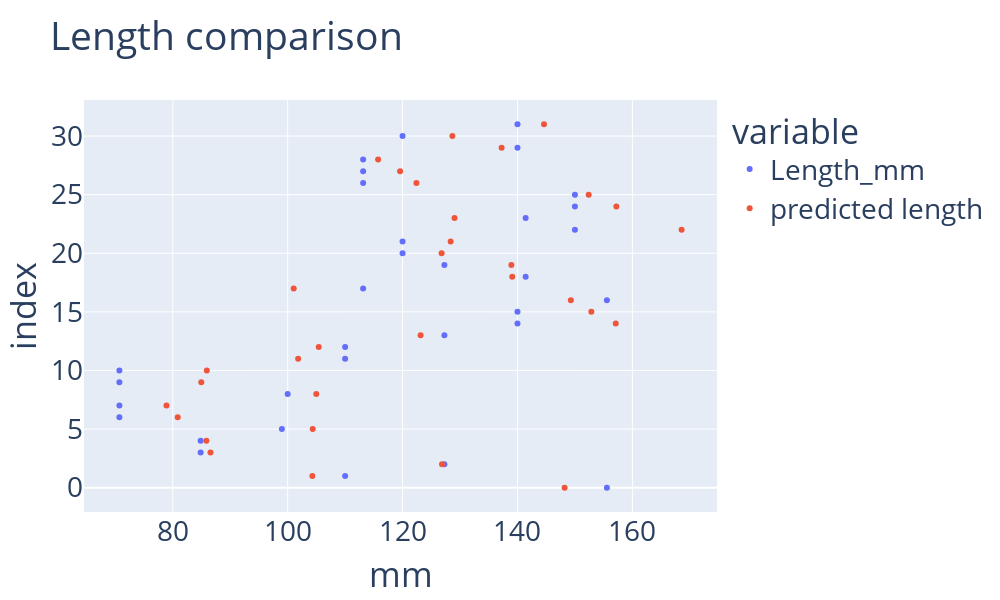

Notebook code for this chart:
### Code cell
import plotly.express as px
import numpy as np
import pandas as pd

data['index']=data.index

# Reshape the data to long format
data_long = pd.melt(data, id_vars='index', value_vars=['Length_mm', 'predicted length'], var_name='variable', value_name='mm')

# Create the scatter plot
fig = px.scatter(data_long, x='mm', y='index', color='variable', title='Length comparison', width=1000, height=600)
fig.update_layout(
    font=dict(
        size=28
    )
)
# add line


# Add a distribution plot by real length

fig.show()

### Figure 1 — Plotly figure (JSON) as saved in the notebook; plotly's stock layout.template omitted (floating-point values rounded to 4 significant figures)
{"data": [{"hovertemplate": "variable=Length_mm<br>mm=%{x}<br>index=%{y}<extra></extra>", "legendgroup": "Length_mm", "marker": {"color": "#636efa", "symbol": "circle"}, "mode": "markers", "name": "Length_mm", "orientation": "v", "showlegend": true, "type": "scatter", "x": [155.6, 110, 127.3, 84.85, 84.85, 98.99, 70.71, 70.71, 100, 70.71, 70.71, 110, 110, 127.3, 140, 140, 155.6, 113.1, 141.4, 127.3, 120, 120, 150, 141.4, 150, 150, 113.1, 113.1, 113.1, 140, 120, 140], "xaxis": "x", "y": [0, 1, 2, 3, 4, 5, 6, 7, 8, 9, 10, 11, 12, 13, 14, 15, 16, 17, 18, 19, 20, 21, 22, 23, 24, 25, 26, 27, 28, 29, 30, 31], "yaxis": "y"}, {"hovertemplate": "variable=predicted length<br>mm=%{x}<br>index=%{y}<extra></extra>", "legendgroup": "predicted length", "marker": {"color": "#EF553B", "symbol": "circle"}, "mode": "markers", "name": "predicted length", "orientation": "v", "showlegend": true, "type": "scatter", "x": [148.2, 104.3, 126.9, 86.57, 85.85, 104.4, 80.86, 78.9, 105.0, 84.96, 85.93, 101.8, 105.4, 123.1, 157.1, 152.9, 149.3, 101.1, 139.1, 138.9, 126.8, 128.4, 168.6, 129.0, 157.2, 152.4, 122.4, 119.6, 115.7, 137.2, 128.7, 144.6], "xaxis": "x", "y": [0, 1, 2, 3, 4, 5, 6, 7, 8, 9, 10, 11, 12, 13, 14, 15, 16, 17, 18, 19, 20, 21, 22, 23, 24, 25, 26, 27, 28, 29, 30, 31], "yaxis": "y"}], "layout": {"font": {"size": 28}, "height": 600, "legend": {"title": {"text": "variable"}, "tracegroupgap": 0}, "title": {"text": "Length comparison"}, "width": 1000, "xaxis": {"anchor": "y", "domain": [0, 1], "title": {"text": "mm"}}, "yaxis": {"anchor": "x", "domain": [0, 1], "title": {"text": "index"}}}}
